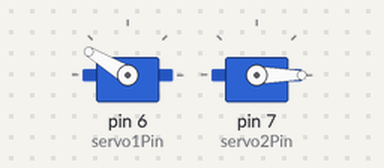
Recording of a sketch running on a simulated Arduino Uno, built with avr-gcc and run on an emulated ATmega328P. Parts: 2 × servo.

Above: at 12.23 s.
At 24.47 s:
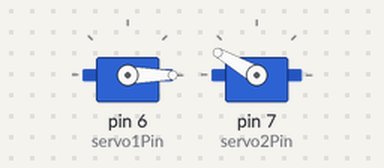
Timing chart, 0 to 40.0 s (numbered marks = the images above):
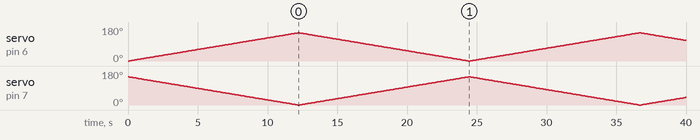

The sketch:

portal.ino
```cpp
#include <Servo.h>

// Skapa servo-objekt för de två servomotorerna
Servo servo1;
Servo servo2;

// Definiera servo-pinnar
const int servo1Pin = 6; // Justera till den pinne du har kopplat servo1 till
const int servo2Pin = 7; // Justera till den pinne du har kopplat servo2 till

// Definiera start- och slutvinklar
const int startAngle1 = 0; // Utgångsläget för servo1 (rakt upp)
const int endAngle1 = 150; // Slutvinkeln för servo1 (150 grader nedåt)
const int startAngle2 = 150; // Utgångsläget för servo2 (150 grader nedåt)
const int endAngle2 = 0; // Slutvinkeln för servo2 (rakt upp)

// Definiera steglängd och fördröjning
const float stepSize = 0.1; // Antal grader per steg, finjusterat för mjukare rörelse
const int delayTime = 8000; // Fördröjning i mikrosekunder per steg

void setup() {
  // Fäst servomotorerna till sina respektive pinnar
  servo1.attach(servo1Pin);
  servo2.attach(servo2Pin);

  // Ställ servomotorerna i utgångsläget
  servo1.write(startAngle1);
  servo2.write(startAngle2);
}

void loop() {
  // Rör servomotorerna från startvinkeln till slutvinkeln
  for (float angle = startAngle1; angle <= endAngle1; angle += stepSize) {
    servo1.write(angle);
    servo2.write(startAngle2 - (angle - startAngle1)); // Spegla rörelsen för servo2
    delayMicroseconds(delayTime);
  }

  // Rör servomotorerna tillbaka från slutvinkeln till startvinkeln
  for (float angle = endAngle1; angle >= startAngle1; angle -= stepSize) {
    servo1.write(angle);
    servo2.write(startAngle2 - (angle - startAngle1)); // Spegla rörelsen för servo2
    delayMicroseconds(delayTime);
  }
}
```
